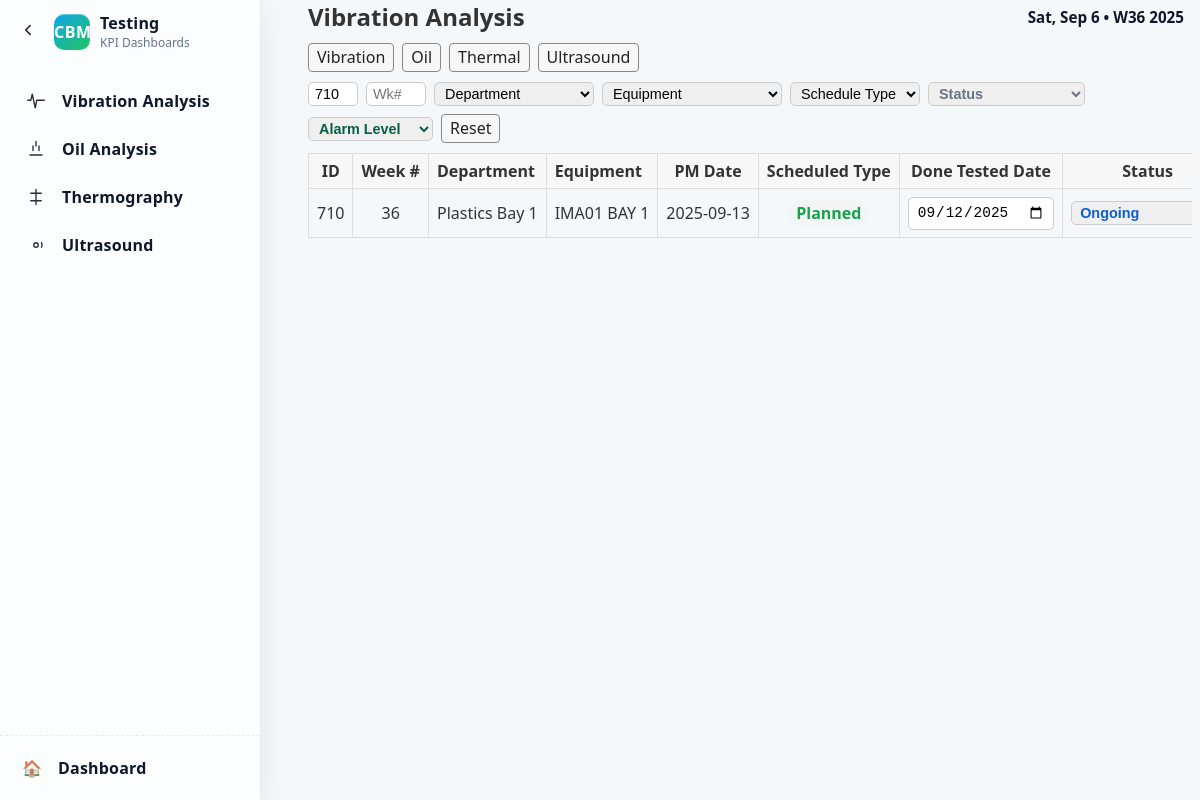
/technician/category/vibration?planner_id=710, run on the app's committed database.
### app/models.py (models this page shows)
class CBMTesting(db.Model):
    __tablename__ = 'CBM_Testing'
    Testing_ID = db.Column(db.Integer, primary_key=True)
    CBM_Technician_ID = db.Column(db.Integer, db.ForeignKey('CBM_Technician.CBM_ID'))
    Equipment_ID = db.Column(db.Integer, db.ForeignKey('Equipment.EquipmentID'))
    Test_Date = db.Column(db.Text)
    Result = db.Column(db.Text)
    technician = db.relationship('CBMTechnician', backref='testings')
    equipment = db.relationship('Equipment', backref='testings')

### tables this page shows
CREATE TABLE Planner (
    id INTEGER PRIMARY KEY AUTOINCREMENT,
    week_number INTEGER,
    year INTEGER,
    department TEXT,
    equipment TEXT,
    date TEXT,
    day TEXT,
    pm_date TEXT,
    schedule_type TEXT DEFAULT 'Planned',
    proposed_target_date TEXT
);

### app/technician_routes.py (the view)
@technician.route('/category/<category>')
def by_category(category: str):
    if category not in _TEST_TYPE_LABELS:
        abort(404)
    return _render_type_page(category, f'technician/{category}.html')

### app/technician_routes.py (called while the page is built)
def _row_to_task_dict(row):
    try:
        done_date = row['Done_Tested_Date']
    except Exception:
        try:
            done_date = row.get('Done_Tested_Date')
        except Exception:
            done_date = None
    return dict(
        id=row['Testing_ID'],
        planner_id=row['planner_id'],
        testing_type=row['Test_Type'],
        status=row['Status'] or ('done' if (row['Done'] or 0) == 1 else 'todo'),
        alarm_level=row['Alarm_Level'],
        notes=row['Notes'],
        equipment=row['equipment'],
        department=row['department'],
        week_number=row['week_number'],
        year=row['year'],
        done_tested_date=done_date,
    updated_at=(row.get('updated_at') if isinstance(row, dict) else None),
    )

### app/templates/technician/vibration.html
{% extends 'technician/_type_base.html' %}
{% block content %}{{ super() }}{% endblock %}

### app/templates/technician/_type_base.html (shortened to what this page needs)
<!DOCTYPE html>
<html lang="en">
<head>
  <link rel="stylesheet" href="/static/style.css">
</head>
<body>
  <aside id="cbmSidebar" class="cbm-sidebar" aria-label="Testing Navigation">
    <div class="sb-inner">
      <div class="sb-top">
        <button id="sbCollapse" class="sb-toggle" type="button" aria-label="Toggle sidebar" title="Collapse">
          <svg width="18" height="18" viewBox="0 0 24 24" fill="none" stroke="currentColor" stroke-width="2" stroke-linecap="round" stroke-linejoin="round"><polyline points="15 18 9 12 15 6"></polyline></svg>
        </button>
        <div class="sb-brand">
          <div class="logo">CBM</div>
          <div class="brand-text">
            <div class="brand-title">Testing</div>
            <div class="brand-sub">KPI Dashboards</div>
          </div>
        </div>
      </div>
      <nav class="sb-nav" role="navigation">
        <div class="nav-group" aria-label="Testing">
          <a href="{{ url_for('technician.technician_vibration') }}" class="nav-item" title="Vibration Analysis">
            <span class="nav-icon" aria-hidden="true">
              <svg width="18" height="18" viewBox="0 0 24 24" fill="none" stroke="currentColor" stroke-width="1.8" stroke-linecap="round" stroke-linejoin="round"><polyline points="1 11 5 11 7 3 11 21 13 11 17 11 23 11"></polyline></svg>
            </span>
            <span class="nav-label">Vibration Analysis</span>
          </a>
          <a href="{{ url_for('technician.technician_oil') }}" class="nav-item" title="Oil Analysis">
            <span class="nav-icon" aria-hidden="true">
              <svg width="18" height="18" viewBox="0 0 24 24" fill="none" stroke="currentColor" stroke-width="1.8" stroke-linecap="round" stroke-linejoin="round"><path d="M12 2v6"></path><path d="M8 8v6"></path><path d="M16 8v6"></path><path d="M4 20h16"></path></svg>
            </span>
            <span class="nav-label">Oil Analysis</span>
          </a>
          <a href="{{ url_for('technician.technician_thermal') }}" class="nav-item" title="Thermography">
            <span class="nav-icon" aria-hidden="true">
              <svg width="18" height="18" viewBox="0 0 24 24" fill="none" stroke="currentColor" stroke-width="1.8" stroke-linecap="round" stroke-linejoin="round"><path d="M12 2v20"></path><path d="M5 7h14"></path><path d="M5 17h14"></path></svg>
            </span>
            <span class="nav-label">Thermography</span>
          </a>
          <a href="{{ url_for('technician.technician_ultrasonic') }}" class="nav-item" title="Ultrasound">
            <span class="nav-icon" aria-hidden="true">
              <svg width="18" height="18" viewBox="0 0 24 24" fill="none" stroke="currentColor" stroke-width="1.8" stroke-linecap="round" stroke-linejoin="round"><circle cx="12" cy="12" r="3"></circle><path d="M19.4 15a8 8 0 0 0 0-6"></path></svg>
            </span>
            <span class="nav-label">Ultrasound</span>
          </a>
        </div>
      </nav>
      <div class="sb-bottom">
        <a href="{{ url_for('main.index') }}" class="nav-item" title="Back to Dashboard">
          <span class="nav-icon">🏠</span>
          <span class="nav-label">Dashboard</span>
        </a>
      </div>
    </div>
  </aside>
  <div class="app-shell">
  <main class="container tech-container">
  {% block content %}
    <div style="margin-bottom:10px; display:flex; align-items:center; justify-content:space-between; gap:12px;">
      <h2 style="margin:0;">{{ page_title }}</h2>
      <div class="date-indicator" aria-hidden="true">
        <div class="date-left"><div id="date-indicator-date" class="date-indicator-date"></div><div id="date-indicator-day" class="date-indicator-day"></div></div>
      </div>
    </div>
    <nav style="margin-bottom:10px; display:flex; gap:8px; flex-wrap:wrap;">
      <a class="btn" href="/technician/vibration">Vibration</a>
      <a class="btn" href="/technician/oil">Oil</a>
      <a class="btn" href="/technician/thermal">Thermal</a>
      <a class="btn" href="/technician/ultrasonic">Ultrasound</a>
    </nav>
    <form method="get" id="techFilterForm" class="inline auto-filter-form" style="gap:8px; flex-wrap:wrap; margin-bottom:10px;">
  <input type="text" name="planner_id" value="{{ (filters.planner_id if filters) or '' }}" placeholder="ID#" style="width:50px;" />
  <input type="number" name="week_number" value="{{ (filters.week_number if filters) or '' }}" placeholder="Wk#" style="width:60px;" />
      <select name="department" style="width:160px;">
        <option value="">Department</option>
      </select>
      <select name="equipment" style="width:180px;">
        <option value="">Equipment</option>
      </select>
      <select name="schedule_type">
        <option value="">Schedule Type</option>
      </select>
      <select name="status">
        <option value="">Status</option>
      </select>
      {% set is_validation = filters and (filters.schedule_type or '')|lower == 'validation' %}
      <select name="alarm_level">
        <option value="">Alarm Level</option>
      </select>
      <a class="btn" href="{{ request.path }}">Reset</a>
    </form>
    {% if tasks|length == 0 %}
      <p>No tasks found.</p>
    {% else %}
    <div style="overflow-x:auto;">
      <table class="table" style="white-space:nowrap;">
        <thead>
          <tr>
            <th class="text-center">ID</th>
            <th class="text-center">Week #</th>
            <th class="text-left">Department</th>
            <th class="text-left">Equipment</th>
            <th class="text-center">PM Date</th>
            <th class="text-center">Scheduled Type</th>
            <th class="text-center">Done Tested Date</th>
            <th class="text-center">Status</th>
          </tr>
        </thead>
        <tbody>
          {% for t in tasks %}
          <tr>
            <td class="text-center">{{ t.planner_id or '' }}</td>
            <td class="text-center">{{ t.week_number or '' }}</td>
            <td class="text-left">{{ t.department }}</td>
            <td class="text-left">{{ t.equipment }}</td>
            <td class="text-center">{{ t.pm_date or '' }}</td>
            <td class="text-center">
              {% set sc = (t.schedule_type or '') %}
              {% if sc %}
                {% set scl = sc|lower %}
                <span class="{{ 'schedule-planned' if scl=='planned' else ('schedule-unplanned' if scl=='unplanned' else 'schedule-validation') }}">{{ sc }}</span>
              {% else %}
                -
              {% endif %}
            </td>
            <td class="text-center">
              <input type="date" name="done_tested_date" form="update-{{ t.id }}" value="{{ (t.done_tested_date or '')[:10] }}" />
            </td>
            <td class="text-center">
              {% set s = (t.status or '') %}
              <select name="status" form="update-{{ t.id }}">
                <option value="Ongoing" {% if s|lower in ['ongoing','todo'] %}selected{% endif %}>Ongoing</option>
              </select>
            </td>
              {% set scl = (t.schedule_type or '')|lower %}
          </tr>
          {% endfor %}
        </tbody>
      </table>
    </div>
    {% endif %}
  {% endblock %}
  </main>
</body>
</html>

### static/style.css (style rules this page uses)
.schedule-planned { color: #16a34a; font-weight: 600; }
.status-ongoing { color: #0b5ed7; font-weight: 600; }
.status-todo { color: #6b7280; font-weight: 600; }
.alarm-text-normal { color: #065f46; font-weight: 600; }
body { margin: 0; font-family: 'Segoe UI', Arial, sans-serif; background: #f4f8fb; color: #333; }
.container { max-width: 1200px; margin: 0 auto; padding: 0 16px; }
.cbm-sidebar { position: fixed; inset: 0 auto 0 0; width: 260px; background: rgba(255,255,255,0.75); backdrop-filter: blur(12px) saturate(120%); -webkit-backdrop-filter: blur(12px) saturate(120%); border-right: 1px solid rgba(15, 23, 42, 0.08); box-shadow: 0 8px 30px rgba(2, 6, 23, 0.08); z-index: 1000; transition: width .2s ease; }
.sb-inner { height: 100%; display: grid; grid-template-rows: auto 1fr auto; }
.sb-top { display:flex; align-items:center; gap:10px; padding: 12px 12px; }
.sb-toggle { appearance:none; border:1px solid transparent; background: transparent; color: #0f172a; cursor: pointer; border-radius: 8px; padding: 6px; }
.sb-brand { display:flex; align-items:center; gap:10px; overflow:hidden; }
.logo { width: 36px; height: 36px; border-radius: 10px; background: linear-gradient(140deg, #0ea5e9, #22c55e); color:#fff; display:grid; place-items:center; font-weight:800; letter-spacing:.5px; box-shadow: inset 0 1px 0 #ffffff55; }
.brand-text { display:flex; flex-direction:column; }
.brand-title { font-weight: 800; color:#0f172a; letter-spacing:.2px; }
.brand-sub { font-size:.75rem; color:#64748b; }
.sb-nav { padding: 8px; overflow:auto; }
.nav-group { padding: 6px 4px; }
.nav-item { display:flex; align-items:center; gap:12px; padding:10px 10px; border-radius: 10px; color:#0f172a; text-decoration:none; font-weight:600; letter-spacing:.2px; transition: background .18s ease, color .18s ease, transform .15s ease, box-shadow .18s ease; }
.nav-icon { width:28px; height:28px; display:grid; place-items:center; color: currentColor; opacity:.9; }
.nav-label { white-space: nowrap; overflow: hidden; text-overflow: ellipsis; }
.sb-bottom { padding: 8px; border-top: 1px dashed rgba(15,23,42,0.08); }
.app-shell { margin-left: 300px; transition: margin-left .2s ease; }
.btn { display: inline-block; padding: 8px 14px; border-radius: 6px; background: #0072ff; color: #fff; text-decoration: none; border: 1px solid #0072ff; transition: background .2s ease, color .2s ease, border-color .2s ease, box-shadow .2s ease; }
:root { font-size: 16px; --kpi-blue-1: #1f5eff; --kpi-blue-2: #22d3ee; --kpi-green-1: #16a34a; --kpi-green-2: #84cc16; --kpi-amber-1: #f59e0b; --kpi-amber-2: #fde047; --kpi-slate-1: #475569; --kpi-slate-2: #94a3b8; --kpi-red-1: #ef4444; --kpi-red-2: #fb7185; }
.schedule-planned, .schedule-unplanned, .schedule-validation { display: inline-block; padding: 2px 8px; border-radius: 999px; background: #f3f4f6; }
input, select { padding: 6px 8px; border: 1px solid #ccc; border-radius: 5px; font-size: 0.9rem; }
table, .planner-table, .table { border-collapse: collapse; }
table th, table td, .planner-table th, .planner-table td, .table th, .table td { border-bottom: 1px solid #ddd; }
table tbody tr:last-child td, .planner-table tbody tr:last-child td, .table tbody tr:last-child td { border-bottom: 1px solid #ddd !important; }
.date-indicator { display:flex; align-items:center; gap:12px; background: transparent; color: #374151; padding: 4px 8px; }
.date-indicator .date-left { display:flex; flex-direction:row; align-items:center; gap:8px; }
.date-indicator-date { font-weight:700; font-size:0.95rem; color:#0f172a; }

### data on the page
CBMTesting: Test_Type "Vibration Analysis", planner "710", week_number "36", department "Plastics Bay 1", equipment "IMA01 BAY 1", pm_date "2025-09-13", done_tested_date "09/12/2025", status "Ongoing"
Planner: schedule_type "Planned"
